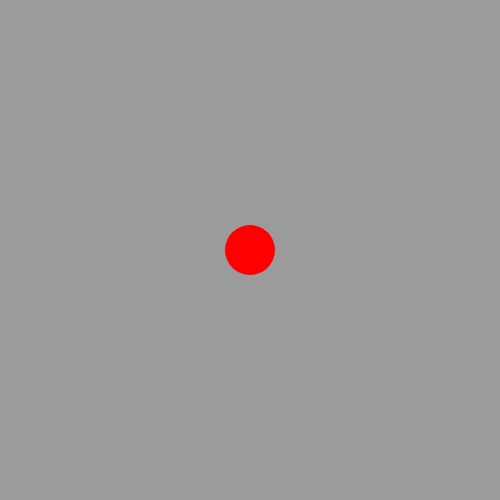
Frame 1 (no input)
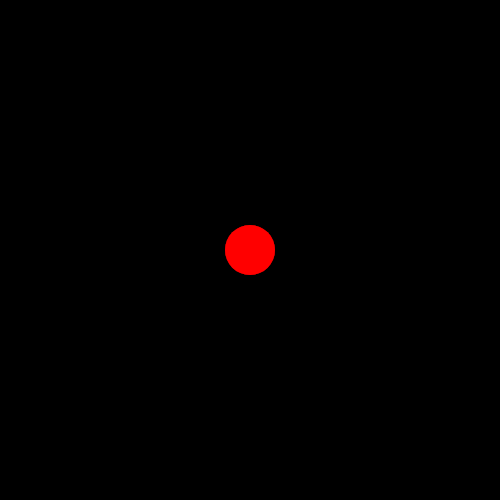
Frame 60 (no input)
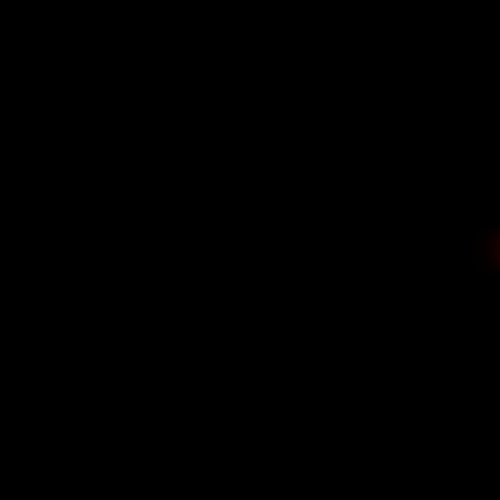
Frame 120 (the mouse pressed at the canvas centre since frame 60)

The p5.js sketch that drew these frames (run headless with seeded random() and noise() and a simulated clock; from frame 60 on, the mouse is pressed at the canvas centre):

// p5.js sketch
// ── sketch.js
//グローバル変数
let x;
let y;
let speedX; //速度

function setup() {
  createCanvas(500, 500);
  //初期値
  x = width / 2;
  y = height / 2;
  speedX = 0;
}

function draw() {
  background(0, 100);
  noStroke();
  fill(255, 0, 0);
  ellipse(x, y, 50);

  // map関数で0〜500の値を0〜20の間にまるめている
  speedX = map(mouseY, 0, height, 0, 10);

  //現在のxに2を足して保存する
  x += speedX;

  //width（最大幅）を超えたら0に戻る
  if (x > width + 50) {
    x = -50;
  }
}
